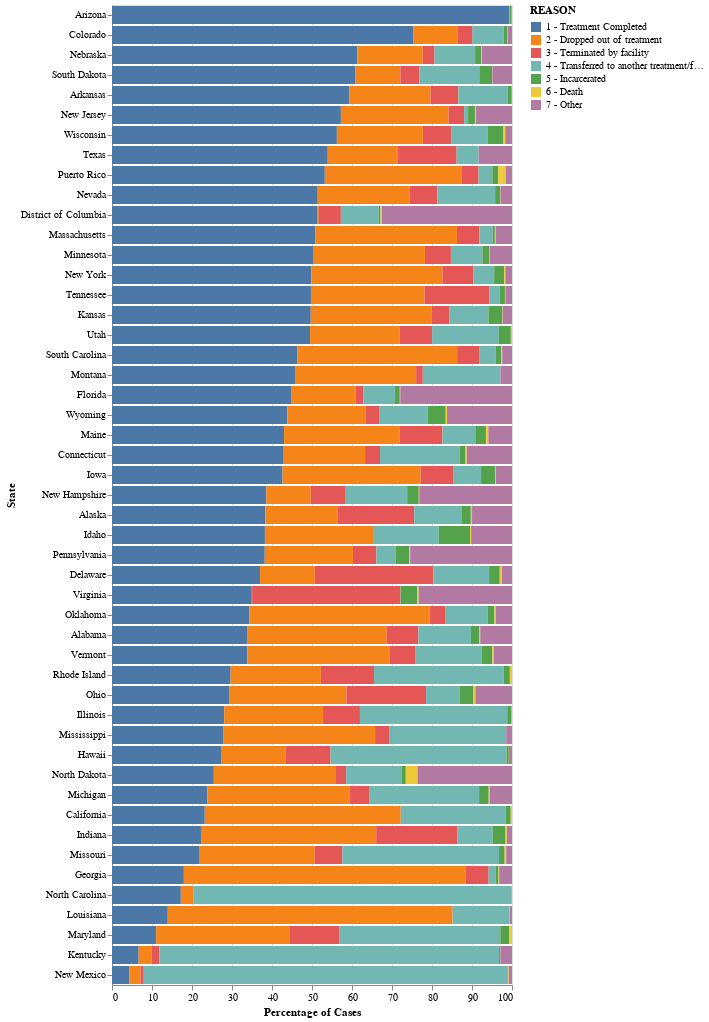

Write notebook code for a chart like this one.
### Code cell
%matplotlib inline

import altair as alt

bar = alt.Chart(state_completion_df).mark_bar().transform_calculate(
        filtered='datum.REASON == "1 - Treatment Completed" ? datum.PERC : 0'
        ).encode(
            x=alt.X('PERC:Q', scale=alt.Scale(domain=(0,100)), axis=alt.Axis(title='Percentage of Cases')),
            y=alt.Y('STFIPS:N', sort=alt.SortField('filtered', order = 'descending'), axis=alt.Axis(title='State')),
            color='REASON:N',
            order=alt.Order('REASON',sort='ascending'))

bar

### Figure 1 — Vega-Lite specification as saved in the notebook (floating-point values rounded to 4 significant figures; data arrays with more than 128 entries replaced by an {"elided": "..."} marker saying what was removed)
{"config": {"view": {"continuousWidth": 400, "continuousHeight": 300}}, "data": {"name": "data-fa7754b2b84ba4b01f17a4c7609b85e6"}, "mark": "bar", "encoding": {"color": {"field": "REASON", "type": "nominal"}, "order": {"field": "REASON", "sort": "ascending", "type": "nominal"}, "x": {"axis": {"title": "Percentage of Cases"}, "field": "PERC", "scale": {"domain": [0, 100]}, "type": "quantitative"}, "y": {"axis": {"title": "State"}, "field": "STFIPS", "sort": {"field": "filtered", "order": "descending"}, "type": "nominal"}}, "transform": [{"calculate": "datum.REASON == \"1 - Treatment Completed\" ? datum.PERC : 0", "as": "filtered"}], "$schema": "https://vega.github.io/schema/vega-lite/v4.17.0.json", "datasets": {"data-fa7754b2b84ba4b01f17a4c7609b85e6": {"elided": "338 records"}}}
